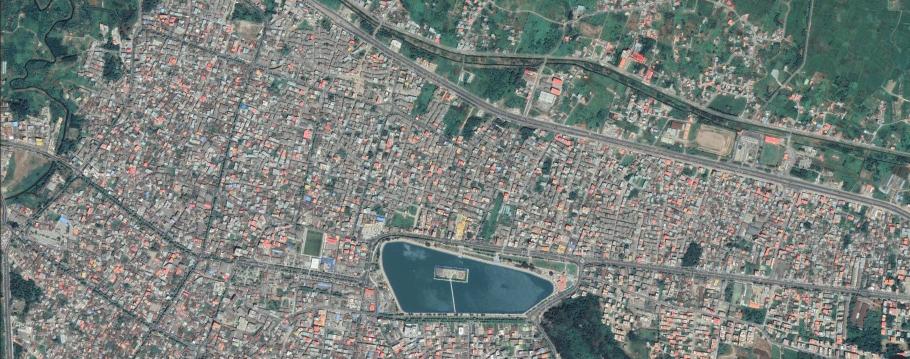
#> input picture Images/1.jpg, 1820 x 718 px (shown at 1/2 size)
$ python knn.py
#> lines starting #> are read from the running program, lines starting #| are printed output that depends on the picture
### Myfuncs.py
import numpy as np

def my_mean(mask, img):
    mask_size = mask.shape;
    count = 0; jam = 0;
    for i in range(0,mask_size[0]):
        for j in range(0,mask_size[1]):
            if mask[i,j] > 0:
                count += 1
                jam += img[i,j]
    return jam/count

### knn.py
__author__ = "Amir Mallaei"
__email__ = "amirmallaei@gmail.com"

import cv2
from PIL import Image
from matplotlib import pyplot as plt
import numpy.matlib
import numpy as np

from Myfuncs import my_mean


# Read the Original Image
img = np.array(Image.open('Images/1.jpg'))
#> img is the input picture: shape (718, 1820, 3); mean R, G, B 121, 128.3, 124.2
size_img = img.shape
#> size_img = (718, 1820, 3)

# Read the Masks
water = np.array(Image.open('Images/water.jpg'))
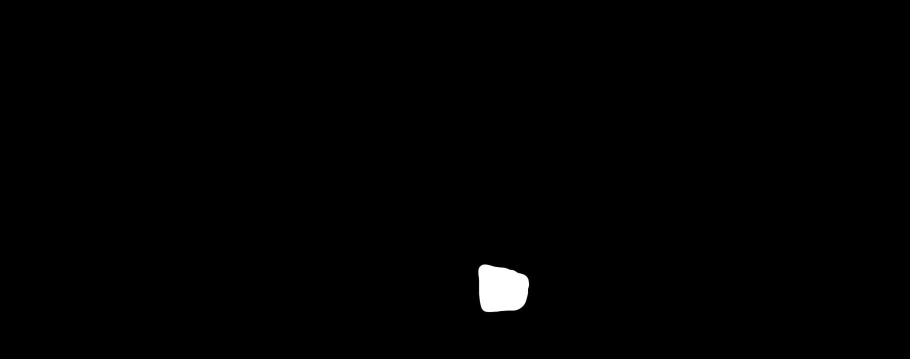
#> input picture Images/Water.jpg, 1820 x 718 px, found by its file name (shown at 1/2 size)
#> water is the input picture: shape (718, 1820); min 0, max 255, mean 1.6
green = np.array(Image.open('Images/green.jpg'))
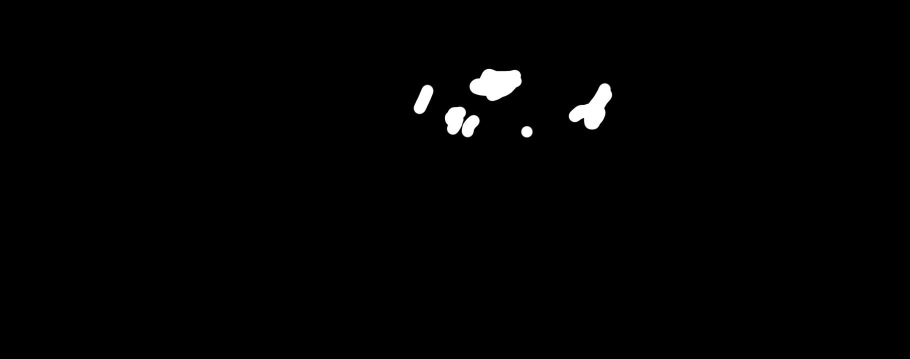
#> input picture Images/green.jpg, 1820 x 718 px (shown at 1/2 size)
#> green is the input picture: shape (718, 1820); min 0, max 255, mean 2.5
urban = np.array(Image.open('Images/urban.jpg'))
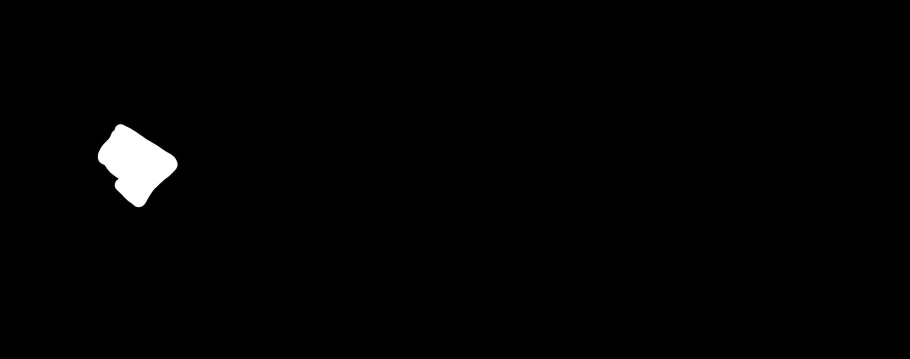
#> input picture Images/urban.jpg, 1820 x 718 px (shown at 1/2 size)
#> urban is the input picture: shape (718, 1820); min 0, max 255, mean 2.9

# Define Classes
classes = ['water', 'green', 'urban']
nClasses = len(classes)
sample_regions = np.zeros((size_img[0], size_img[1], nClasses))

for i in range(0, size_img[0]):
    for j in range(0, size_img[1]):
        if water[i, j] > 0:
            sample_regions[i, j, 0] = 1
        if green[i, j] > 0:
            sample_regions[i, j, 1] = 1
        if urban[i, j] > 0:
            sample_regions[i, j, 2] = 1

# Display sample regions
fig = plt.figure(figsize=(12, 8))
ax1 = fig.add_subplot(411)
ax2 = fig.add_subplot(412)
ax3 = fig.add_subplot(413)
ax4 = fig.add_subplot(414)

ax1.title.set_text('Original Image')
ax1.imshow(img)
ax2.title.set_text('Water Section')
ax2.imshow(sample_regions[:, :, 0], cmap='gray')
ax3.title.set_text('Greenary Section')
ax3.imshow(sample_regions[:, :, 1], cmap='gray')
ax4.title.set_text('Urban Section')
ax4.imshow(sample_regions[:, :, 2], cmap='gray')
ax1.axis('off')
ax2.axis('off')
ax3.axis('off')
ax4.axis('off')
plt.show()
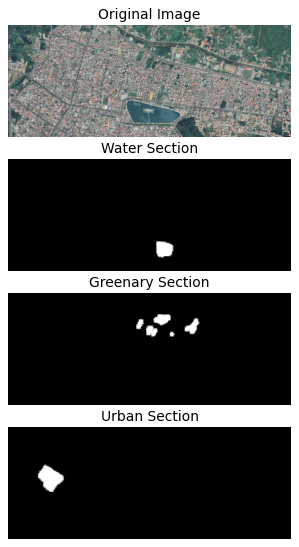
#> figure drawn by matplotlib, 4 panels

# Convert to L*a*b
lab_x = cv2.cvtColor(img, cv2.COLOR_RGB2LAB)
#> lab_x: shape (718, 1820, 3); mean of channels 0, 1, 2 134.6, 124.6, 129.4

# Calculate the mean 'a*' and 'b*' value for each section
a = lab_x[:, :, 1]
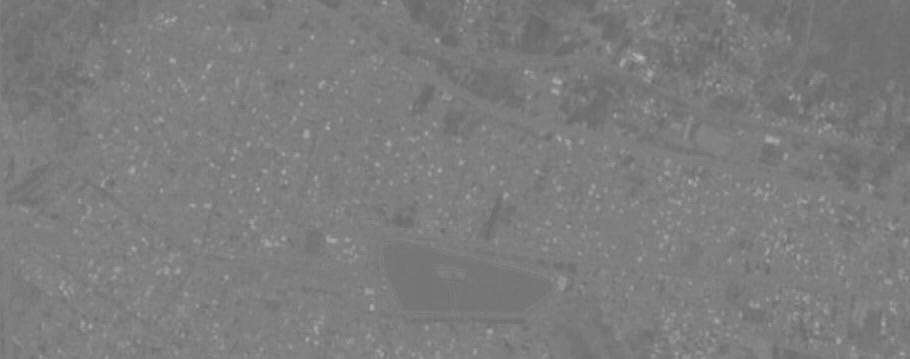
#> a: shape (718, 1820) (shown at 1/2 size); min 101, max 184, mean 124.6
b = lab_x[:, :, 2]
color_markers = np.zeros((nClasses, 2), dtype=float)

# Classify each pixel using the nearest neighbor
for i in range(0, nClasses):
    color_markers[i, 0] = my_mean(sample_regions[:, :, i], a)
    color_markers[i, 1] = my_mean(sample_regions[:, :, i], b)
#> after the loop, color_markers = [[118.2, 117], [116, 128], [128.5, 129.4]]

# Perform classification
distance = np.zeros(size_img)
for i in range(0, nClasses):
    distance[:, :, i] = (np.power((a - color_markers[i, 0]), 2) +
                         np.power((b - color_markers[i, 1]), 2))
#> distance: shape (718, 1820, 3) float64; mean of channels 0, 1, 2 256.7, 137.6, 77.6

output = np.zeros(size_img)
value = np.zeros((size_img[0], size_img[1]))
label = value
for i in range(0, size_img[0]):
    for j in range(0, size_img[1]):
        if distance[i, j, 0] < distance[i, j, 1] and distance[i, j, 0] < distance[i, j, 2]:
            output[i, j, 2] = 255
        elif distance[i, j, 1] < distance[i, j, 0] and distance[i, j, 1] < distance[i, j, 2]:
            output[i, j, 1] = 255
        elif distance[i, j, 2] < distance[i, j, 1] and distance[i, j, 2] < distance[i, j, 0]:
            output[i, j, 0] = 255
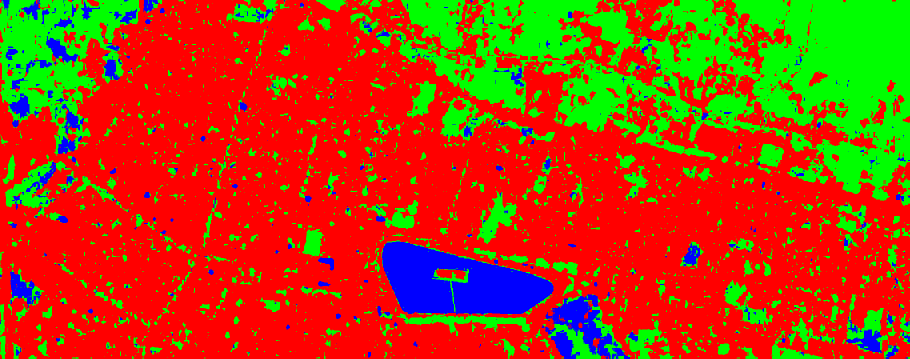
#> output: shape (718, 1820, 3) float64 (shown at 1/2 size); mean of channels 0, 1, 2 173.1, 68.4, 13.5; drawn as R, G, B

# Display Results
fig = plt.figure(figsize=(12, 8))
ax1 = fig.add_subplot(411)
ax2 = fig.add_subplot(412)
ax3 = fig.add_subplot(413)
ax4 = fig.add_subplot(414)
ax1.title.set_text('Water Section')
ax1.imshow(output[:, :, 2], cmap='gray')
ax2.title.set_text('Greenary Section')
ax2.imshow(output[:, :, 1], cmap='gray')
ax3.title.set_text('Urban Section')
ax3.imshow(output[:, :, 0], cmap='gray')
ax4.imshow(output)
ax1.axis('off')
ax2.axis('off')
ax3.axis('off')
ax4.axis('off')
plt.show()
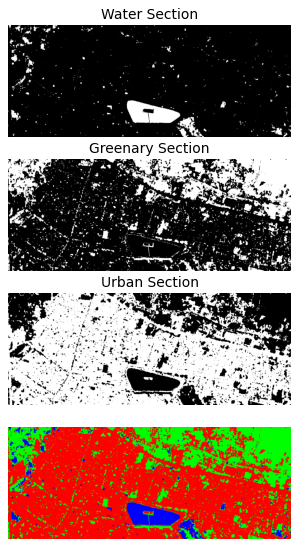
#> figure drawn by matplotlib, 4 panels
